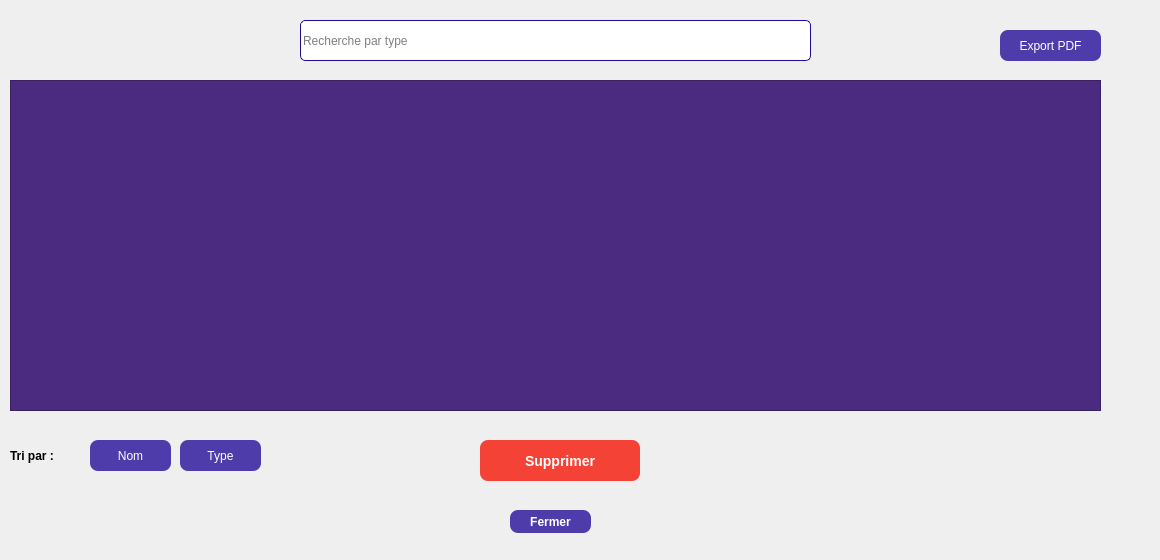
    <widget class="QWidget" name="tab_2">
     <attribute name="title">
      <string>Liste des Services</string>
     </attribute>
     <widget class="QPushButton" name="Sp_Button_Tri_Nom">
      <property name="geometry">
       <rect>
        <x>90</x>
        <y>440</y>
        <width>81</width>
        <height>31</height>
       </rect>
      </property>
      <property name="styleSheet">
       <string notr="true">QPushButton {
background-color: rgba(35,10,152, 200);
border-radius: 8px;
color: white;
}
QPushButton:hover {
background-color: qlineargradient(spread:pad, x1:0, y1:0, x2:0, y2:1, stop:0 rgba(117, 201, 187, 200), stop:1 rgba(35,10,152, 200));
}</string>
      </property>
      <property name="text">
       <string>Nom</string>
      </property>
     </widget>
     <widget class="QPushButton" name="Sp_Button_Tri_Type">
      <property name="geometry">
       <rect>
        <x>180</x>
        <y>440</y>
        <width>81</width>
        <height>31</height>
       </rect>
      </property>
      <property name="styleSheet">
       <string notr="true">QPushButton {
background-color: rgba(35,10,152, 200);
border-radius: 8px;
color: white;
}
QPushButton:hover {
background-color: qlineargradient(spread:pad, x1:0, y1:0, x2:0, y2:1, stop:0 rgba(117, 201, 187, 200), stop:1 rgba(35,10,152, 200));
}</string>
      </property>
      <property name="text">
       <string>Type</string>
      </property>
     </widget>
     <widget class="QTableView" name="Sp_TableView_Res">
      <property name="geometry">
       <rect>
        <x>10</x>
        <y>80</y>
        <width>1091</width>
        <height>331</height>
       </rect>
      </property>
      <property name="styleSheet">
       <string notr="true">QTableView {
    background-color: #4A2B7F; /* Lighter dark purple background */
    color: white; /* White text */
    gridline-color: #6B3F98; /* Lighter purple gridlines */
}

QTableView::item {
    padding: 5px;
    background-color: #5A3F99; /* Lighter purple for rows */
    border: 1px solid #6B3F98; /* Border around each cell */
}

QTableView::item:selected {
    background-color: #7A4DA9; /* Lighter purple when selected */
    color: white;
}

QTableView::horizontalHeader, QTableView::verticalHeader {
    background-color: #5A3F99; /* Lighter purple header */
    color: white; /* White text in header */
    border: none;
}

QTableView::horizontalHeader::section, QTableView::verticalHeader::section {
    padding: 10px;
    border: 1px solid #6B3F98; /* Header section borders */
}

QTableView::horizontalHeader::section:active, QTableView::verticalHeader::section:active {
    background-color: #7A4DA9; /* Highlight active header section */
}
</string>
      </property>
     </widget>
     <widget class="QLineEdit" name="Sp_Line_Recherche">
      <property name="geometry">
       <rect>
        <x>300</x>
        <y>20</y>
        <width>511</width>
        <height>41</height>
       </rect>
      </property>
      <property name="styleSheet">
       <string notr="true">QLineEdit {
		border: 1px solid #230a98;
		border-radius: 5px;
}
QLineEdit:hover {
		border: 1px solid #7359f0;
}</string>
      </property>
      <property name="inputMask">
       <string/>
      </property>
      <property name="placeholderText">
       <string>Recherche par type</string>
      </property>
     </widget>
     <widget class="QLabel" name="Sp_Label_TriPar">
      <property name="geometry">
       <rect>
        <x>10</x>
        <y>440</y>
        <width>71</width>
        <height>31</height>
       </rect>
      </property>
      <property name="font">
       <font>
        <bold>true</bold>
       </font>
      </property>
      <property name="text">
       <string>Tri par :</string>
      </property>
     </widget>
     <widget class="QPushButton" name="Sp_Button_Fermer">
      <property name="geometry">
       <rect>
        <x>510</x>
        <y>510</y>
        <width>81</width>
        <height>23</height>
       </rect>
      </property>
      <property name="font">
       <font>
        <bold>true</bold>
       </font>
      </property>
      <property name="styleSheet">
       <string notr="true">QPushButton {
background-color: rgba(35,10,152, 200);
border-radius: 8px;
color: white;
}
QPushButton:hover {
background-color: qlineargradient(spread:pad, x1:0, y1:0, x2:0, y2:1, stop:0 rgba(117, 201, 187, 200), stop:1 rgba(35,10,152, 200));
}</string>
      </property>
      <property name="text">
       <string>Fermer</string>
      </property>
     </widget>
     <widget class="QPushButton" name="Sp_Button_ExportPDF">
      <property name="geometry">
       <rect>
        <x>1000</x>
        <y>30</y>
        <width>101</width>
        <height>31</height>
       </rect>
      </property>
      <property name="styleSheet">
       <string notr="true">QPushButton {
background-color: rgba(35,10,152, 200);
border-radius: 8px;
color: white;
}
QPushButton:hover {
background-color: qlineargradient(spread:pad, x1:0, y1:0, x2:0, y2:1, stop:0 rgba(117, 201, 187, 200), stop:1 rgba(35,10,152, 200));
}</string>
      </property>
      <property name="text">
       <string>Export PDF</string>
      </property>
     </widget>
     <widget class="QLabel" name="label_2">
      <property name="geometry">
       <rect>
        <x>-10</x>
        <y>-10</y>
        <width>1151</width>
        <height>551</height>
       </rect>
      </property>
      <property name="styleSheet">
       <string notr="true">background-image: url(:/imgs/backgroundservice.png);</string>
      </property>
      <property name="text">
       <string/>
      </property>
     </widget>
     <widget class="QPushButton" name="Sp_Button_Modifier_4">
      <property name="geometry">
       <rect>
        <x>480</x>
        <y>440</y>
        <width>160</width>
        <height>41</height>
       </rect>
      </property>
      <property name="font">
       <font>
        <pointsize>-1</pointsize>
        <bold>true</bold>
       </font>
      </property>
      <property name="styleSheet">
       <string notr="true">background-color: #f44336;  /* Couleur de fond rouge */
    color: white;
    border: none;
    border-radius: 8px;
    padding: 10px 20px;
    font-weight: bold;
    font-size: 14px;
    text-align: center;
    min-width: 120px;</string>
      </property>
      <property name="text">
       <string>Supprimer</string>
      </property>
     </widget>
     <zorder>label_2</zorder>
     <zorder>Sp_Button_Tri_Nom</zorder>
     <zorder>Sp_Button_Tri_Type</zorder>
     <zorder>Sp_TableView_Res</zorder>
     <zorder>Sp_Line_Recherche</zorder>
     <zorder>Sp_Label_TriPar</zorder>
     <zorder>Sp_Button_Fermer</zorder>
     <zorder>Sp_Button_ExportPDF</zorder>
     <zorder>Sp_Button_Modifier_4</zorder>
    </widget>
